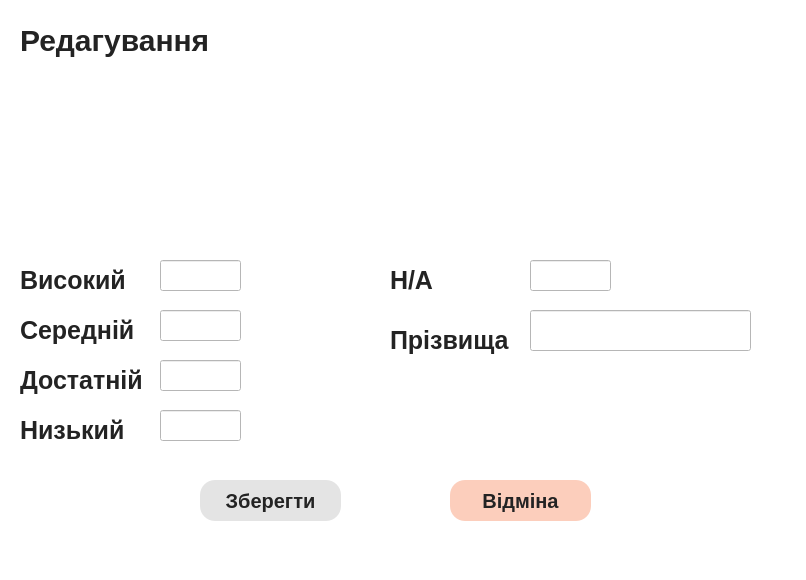
<?xml version="1.0" encoding="UTF-8"?>
<ui version="4.0">
 <class>Dialog</class>
 <widget class="QDialog" name="Dialog">
  <property name="geometry">
   <rect>
    <x>0</x>
    <y>0</y>
    <width>806</width>
    <height>580</height>
   </rect>
  </property>
  <property name="windowTitle">
   <string>Dialog</string>
  </property>
  <property name="styleSheet">
   <string notr="true">background-color: rgb(255, 255, 255);</string>
  </property>
  <widget class="QPushButton" name="save">
   <property name="geometry">
    <rect>
     <x>200</x>
     <y>480</y>
     <width>141</width>
     <height>41</height>
    </rect>
   </property>
   <property name="cursor">
    <cursorShape>PointingHandCursor</cursorShape>
   </property>
   <property name="styleSheet">
    <string notr="true">border: 14px;
border-radius: 15px;
background:  #E4E4E4;
font-family: 'ABeeZee';
font-style: regular;
font-weight: 500;
font-size: 20px;
color: rgb(35, 35, 35);
line-height: 22px;
/* or 69% */
display: flex;
align-items: center;
text-align: center;
</string>
   </property>
   <property name="text">
    <string>Зберегти</string>
   </property>
   <property name="iconSize">
    <size>
     <width>25</width>
     <height>35</height>
    </size>
   </property>
  </widget>
  <widget class="QPushButton" name="exit">
   <property name="geometry">
    <rect>
     <x>450</x>
     <y>480</y>
     <width>141</width>
     <height>41</height>
    </rect>
   </property>
   <property name="cursor">
    <cursorShape>PointingHandCursor</cursorShape>
   </property>
   <property name="styleSheet">
    <string notr="true">border: 14px;
border-radius: 15px;
background-color: rgb(252, 206, 188);
font-family: 'ABeeZee';
font-style: regular;
font-weight: 500;
font-size: 20px;
color: rgb(35, 35, 35);
line-height: 22px;
/* or 69% */
display: flex;
align-items: center;
text-align: center;
</string>
   </property>
   <property name="text">
    <string>Відміна</string>
   </property>
   <property name="iconSize">
    <size>
     <width>25</width>
     <height>35</height>
    </size>
   </property>
  </widget>
  <widget class="QLabel" name="label_4">
   <property name="geometry">
    <rect>
     <x>20</x>
     <y>20</y>
     <width>191</width>
     <height>41</height>
    </rect>
   </property>
   <property name="styleSheet">
    <string notr="true">font-family: 'ABeeZee';
font-style: regular;
font-weight: 500;
font-size: 30px;
color: rgb(35, 35, 35);</string>
   </property>
   <property name="text">
    <string>Редагування</string>
   </property>
  </widget>
  <widget class="QLabel" name="surname">
   <property name="geometry">
    <rect>
     <x>220</x>
     <y>90</y>
     <width>161</width>
     <height>41</height>
    </rect>
   </property>
   <property name="styleSheet">
    <string notr="true">font-family: 'ABeeZee';
font-style: regular;
font-weight: 500;
font-size: 22px;
color: rgb(35, 35, 35);</string>
   </property>
   <property name="text">
    <string/>
   </property>
  </widget>
  <widget class="QLabel" name="name">
   <property name="geometry">
    <rect>
     <x>400</x>
     <y>90</y>
     <width>161</width>
     <height>41</height>
    </rect>
   </property>
   <property name="styleSheet">
    <string notr="true">font-family: 'ABeeZee';
font-style: regular;
font-weight: 500;
font-size: 22px;
color: rgb(35, 35, 35);</string>
   </property>
   <property name="text">
    <string/>
   </property>
  </widget>
  <widget class="QLabel" name="patr">
   <property name="geometry">
    <rect>
     <x>590</x>
     <y>90</y>
     <width>191</width>
     <height>41</height>
    </rect>
   </property>
   <property name="styleSheet">
    <string notr="true">font-family: 'ABeeZee';
font-style: regular;
font-weight: 500;
font-size: 22px;
color: rgb(35, 35, 35);</string>
   </property>
   <property name="text">
    <string/>
   </property>
  </widget>
  <widget class="QLabel" name="subject">
   <property name="geometry">
    <rect>
     <x>20</x>
     <y>160</y>
     <width>301</width>
     <height>41</height>
    </rect>
   </property>
   <property name="styleSheet">
    <string notr="true">font-family: 'ABeeZee';
font-style: regular;
font-weight: 500;
font-size: 22px;
color: rgb(35, 35, 35);</string>
   </property>
   <property name="text">
    <string/>
   </property>
  </widget>
  <widget class="QLabel" name="report_type">
   <property name="geometry">
    <rect>
     <x>340</x>
     <y>160</y>
     <width>231</width>
     <height>41</height>
    </rect>
   </property>
   <property name="styleSheet">
    <string notr="true">font-family: 'ABeeZee';
font-style: regular;
font-weight: 500;
font-size: 22px;
color: rgb(35, 35, 35);</string>
   </property>
   <property name="text">
    <string/>
   </property>
  </widget>
  <widget class="QLineEdit" name="a">
   <property name="geometry">
    <rect>
     <x>160</x>
     <y>260</y>
     <width>81</width>
     <height>31</height>
    </rect>
   </property>
   <property name="styleSheet">
    <string notr="true">font-family: 'ABeeZee';
font-style: regular;
font-weight: 500;
font-size: 25px;
color: rgb(35, 35, 35);</string>
   </property>
  </widget>
  <widget class="QLabel" name="subject_2">
   <property name="geometry">
    <rect>
     <x>20</x>
     <y>260</y>
     <width>111</width>
     <height>41</height>
    </rect>
   </property>
   <property name="styleSheet">
    <string notr="true">font-family: 'ABeeZee';
font-style: regular;
font-weight: 500;
font-size: 25px;
color: rgb(35, 35, 35);</string>
   </property>
   <property name="text">
    <string>Високий</string>
   </property>
  </widget>
  <widget class="QLabel" name="subject_3">
   <property name="geometry">
    <rect>
     <x>20</x>
     <y>310</y>
     <width>121</width>
     <height>41</height>
    </rect>
   </property>
   <property name="styleSheet">
    <string notr="true">font-family: 'ABeeZee';
font-style: regular;
font-weight: 500;
font-size: 25px;
color: rgb(35, 35, 35);</string>
   </property>
   <property name="text">
    <string>Середній</string>
   </property>
  </widget>
  <widget class="QLabel" name="subject_4">
   <property name="geometry">
    <rect>
     <x>20</x>
     <y>360</y>
     <width>131</width>
     <height>41</height>
    </rect>
   </property>
   <property name="styleSheet">
    <string notr="true">font-family: 'ABeeZee';
font-style: regular;
font-weight: 500;
font-size: 25px;
color: rgb(35, 35, 35);</string>
   </property>
   <property name="text">
    <string>Достатній</string>
   </property>
  </widget>
  <widget class="QLabel" name="subject_5">
   <property name="geometry">
    <rect>
     <x>20</x>
     <y>410</y>
     <width>111</width>
     <height>41</height>
    </rect>
   </property>
   <property name="styleSheet">
    <string notr="true">font-family: 'ABeeZee';
font-style: regular;
font-weight: 500;
font-size: 25px;
color: rgb(35, 35, 35);</string>
   </property>
   <property name="text">
    <string>Низький</string>
   </property>
  </widget>
  <widget class="QLineEdit" name="b">
   <property name="geometry">
    <rect>
     <x>160</x>
     <y>310</y>
     <width>81</width>
     <height>31</height>
    </rect>
   </property>
   <property name="styleSheet">
    <string notr="true">font-family: 'ABeeZee';
font-style: regular;
font-weight: 500;
font-size: 25px;
color: rgb(35, 35, 35);</string>
   </property>
  </widget>
  <widget class="QLineEdit" name="c">
   <property name="geometry">
    <rect>
     <x>160</x>
     <y>360</y>
     <width>81</width>
     <height>31</height>
    </rect>
   </property>
   <property name="styleSheet">
    <string notr="true">font-family: 'ABeeZee';
font-style: regular;
font-weight: 500;
font-size: 25px;
color: rgb(35, 35, 35);</string>
   </property>
  </widget>
  <widget class="QLineEdit" name="d">
   <property name="geometry">
    <rect>
     <x>160</x>
     <y>410</y>
     <width>81</width>
     <height>31</height>
    </rect>
   </property>
   <property name="styleSheet">
    <string notr="true">font-family: 'ABeeZee';
font-style: regular;
font-weight: 500;
font-size: 25px;
color: rgb(35, 35, 35);</string>
   </property>
  </widget>
  <widget class="QLabel" name="subject_6">
   <property name="geometry">
    <rect>
     <x>390</x>
     <y>260</y>
     <width>111</width>
     <height>41</height>
    </rect>
   </property>
   <property name="styleSheet">
    <string notr="true">font-family: 'ABeeZee';
font-style: regular;
font-weight: 500;
font-size: 25px;
color: rgb(35, 35, 35);</string>
   </property>
   <property name="text">
    <string>Н/А</string>
   </property>
  </widget>
  <widget class="QLabel" name="subject_7">
   <property name="geometry">
    <rect>
     <x>390</x>
     <y>320</y>
     <width>121</width>
     <height>41</height>
    </rect>
   </property>
   <property name="styleSheet">
    <string notr="true">font-family: 'ABeeZee';
font-style: regular;
font-weight: 500;
font-size: 25px;
color: rgb(35, 35, 35);</string>
   </property>
   <property name="text">
    <string>Прізвища</string>
   </property>
  </widget>
  <widget class="QLineEdit" name="n_a">
   <property name="geometry">
    <rect>
     <x>530</x>
     <y>260</y>
     <width>81</width>
     <height>31</height>
    </rect>
   </property>
   <property name="styleSheet">
    <string notr="true">font-family: 'ABeeZee';
font-style: regular;
font-weight: 500;
font-size: 25px;
color: rgb(35, 35, 35);</string>
   </property>
  </widget>
  <widget class="QLineEdit" name="names">
   <property name="geometry">
    <rect>
     <x>530</x>
     <y>310</y>
     <width>221</width>
     <height>41</height>
    </rect>
   </property>
   <property name="styleSheet">
    <string notr="true">font-family: 'ABeeZee';
font-style: regular;
font-weight: 500;
font-size: 25px;
color: rgb(35, 35, 35);</string>
   </property>
  </widget>
  <widget class="QLabel" name="classes">
   <property name="geometry">
    <rect>
     <x>590</x>
     <y>160</y>
     <width>191</width>
     <height>41</height>
    </rect>
   </property>
   <property name="styleSheet">
    <string notr="true">font-family: 'ABeeZee';
font-style: regular;
font-weight: 500;
font-size: 22px;
color: rgb(35, 35, 35);</string>
   </property>
   <property name="text">
    <string/>
   </property>
  </widget>
  <widget class="QLabel" name="period">
   <property name="geometry">
    <rect>
     <x>20</x>
     <y>90</y>
     <width>171</width>
     <height>41</height>
    </rect>
   </property>
   <property name="styleSheet">
    <string notr="true">font-family: 'ABeeZee';
font-style: regular;
font-weight: 500;
font-size: 22px;
color: rgb(35, 35, 35);</string>
   </property>
   <property name="text">
    <string/>
   </property>
  </widget>
  <widget class="QLabel" name="all">
   <property name="geometry">
    <rect>
     <x>320</x>
     <y>400</y>
     <width>191</width>
     <height>41</height>
    </rect>
   </property>
   <property name="styleSheet">
    <string notr="true">font-family: 'ABeeZee';
font-style: regular;
font-weight: 500;
font-size: 22px;
color: rgb(35, 35, 35);</string>
   </property>
   <property name="text">
    <string/>
   </property>
  </widget>
  <widget class="QLabel" name="on_list">
   <property name="geometry">
    <rect>
     <x>550</x>
     <y>400</y>
     <width>211</width>
     <height>41</height>
    </rect>
   </property>
   <property name="styleSheet">
    <string notr="true">font-family: 'ABeeZee';
font-style: regular;
font-weight: 500;
font-size: 22px;
color: rgb(35, 35, 35);</string>
   </property>
   <property name="text">
    <string/>
   </property>
  </widget>
 </widget>
 <resources/>
 <connections/>
</ui>
